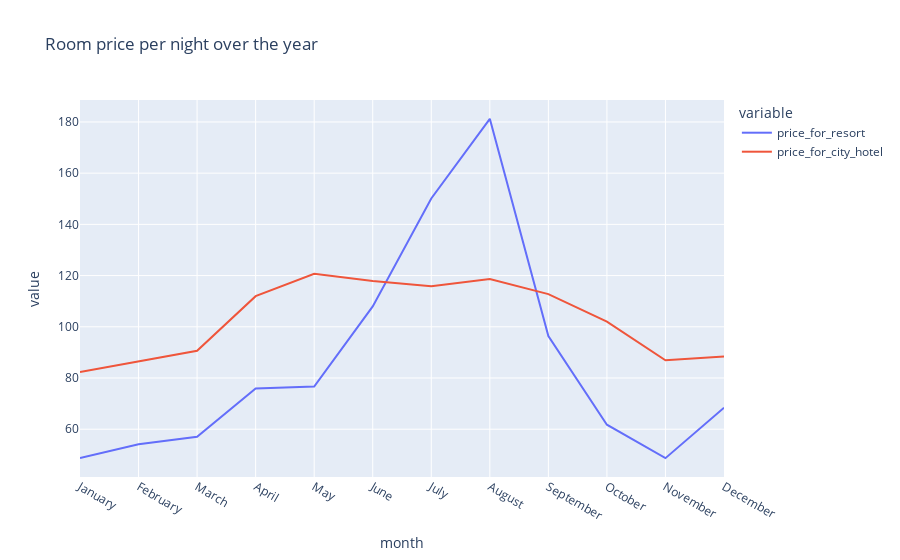

Here is the notebook cell this chart was saved with:
### Code cell
px.line(final2,x='month',y=['price_for_resort','price_for_city_hotel'],title='Room price per night over the year')

### Figure 1 — Plotly figure (JSON) as saved in the notebook; plotly's stock layout.template omitted (floating-point values rounded to 4 significant figures)
{"data": [{"hovertemplate": "variable=price_for_resort<br>month=%{x}<br>value=%{y}<extra></extra>", "legendgroup": "price_for_resort", "line": {"color": "#636efa", "dash": "solid"}, "marker": {"symbol": "circle"}, "mode": "lines", "name": "price_for_resort", "orientation": "v", "showlegend": true, "type": "scatter", "x": ["January", "February", "March", "April", "May", "June", "July", "August", "September", "October", "November", "December"], "xaxis": "x", "y": [48.76, 54.15, 57.06, 75.87, 76.66, 108.0, 150.1, 181.2, 96.42, 61.78, 48.71, 68.41], "yaxis": "y"}, {"hovertemplate": "variable=price_for_city_hotel<br>month=%{x}<br>value=%{y}<extra></extra>", "legendgroup": "price_for_city_hotel", "line": {"color": "#EF553B", "dash": "solid"}, "marker": {"symbol": "circle"}, "mode": "lines", "name": "price_for_city_hotel", "orientation": "v", "showlegend": true, "type": "scatter", "x": ["January", "February", "March", "April", "May", "June", "July", "August", "September", "October", "November", "December"], "xaxis": "x", "y": [82.33, 86.52, 90.66, 112.0, 120.7, 117.9, 115.8, 118.7, 112.8, 102.0, 86.95, 88.4], "yaxis": "y"}], "layout": {"legend": {"title": {"text": "variable"}, "tracegroupgap": 0}, "title": {"text": "Room price per night over the year"}, "xaxis": {"anchor": "y", "domain": [0, 1], "title": {"text": "month"}}, "yaxis": {"anchor": "x", "domain": [0, 1], "title": {"text": "value"}}}}
